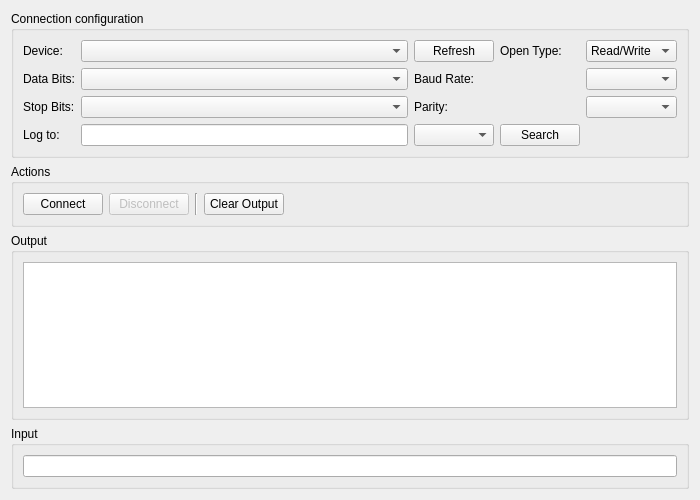
<?xml version="1.0" encoding="UTF-8"?>
<ui version="4.0">
 <class>TerminalWindow</class>
 <widget class="QWidget" name="TerminalWindow">
  <property name="windowModality">
   <enum>Qt::NonModal</enum>
  </property>
  <property name="geometry">
   <rect>
    <x>0</x>
    <y>0</y>
    <width>700</width>
    <height>500</height>
   </rect>
  </property>
  <property name="sizePolicy">
   <sizepolicy hsizetype="Preferred" vsizetype="Preferred">
    <horstretch>0</horstretch>
    <verstretch>0</verstretch>
   </sizepolicy>
  </property>
  <property name="windowTitle">
   <string>Terminal</string>
  </property>
  <layout class="QVBoxLayout" name="verticalLayout">
   <property name="sizeConstraint">
    <enum>QLayout::SetDefaultConstraint</enum>
   </property>
   <item>
    <widget class="QGroupBox" name="groupBox">
     <property name="title">
      <string>Connection configuration</string>
     </property>
     <layout class="QGridLayout" name="gridLayout">
      <item row="3" column="1">
       <widget class="QLineEdit" name="leLogFilePath">
        <property name="readOnly">
         <bool>true</bool>
        </property>
       </widget>
      </item>
      <item row="3" column="2">
       <widget class="QComboBox" name="cbLogType"/>
      </item>
      <item row="3" column="0">
       <widget class="QLabel" name="label_7">
        <property name="text">
         <string>Log to:</string>
        </property>
       </widget>
      </item>
      <item row="1" column="4">
       <widget class="QComboBox" name="cbBaudRate"/>
      </item>
      <item row="0" column="0">
       <widget class="QLabel" name="label">
        <property name="text">
         <string>Device:</string>
        </property>
       </widget>
      </item>
      <item row="0" column="1">
       <widget class="QComboBox" name="cbDeviceList">
        <property name="sizePolicy">
         <sizepolicy hsizetype="Preferred" vsizetype="Fixed">
          <horstretch>0</horstretch>
          <verstretch>0</verstretch>
         </sizepolicy>
        </property>
       </widget>
      </item>
      <item row="2" column="2">
       <widget class="QLabel" name="label_6">
        <property name="text">
         <string>Parity:</string>
        </property>
       </widget>
      </item>
      <item row="1" column="2">
       <widget class="QLabel" name="label_3">
        <property name="text">
         <string>Baud Rate:</string>
        </property>
       </widget>
      </item>
      <item row="2" column="1">
       <widget class="QComboBox" name="cbStopBits"/>
      </item>
      <item row="2" column="4">
       <widget class="QComboBox" name="cbParity"/>
      </item>
      <item row="0" column="2">
       <widget class="QPushButton" name="btRefreshDeviceList">
        <property name="text">
         <string>Refresh</string>
        </property>
       </widget>
      </item>
      <item row="2" column="0">
       <widget class="QLabel" name="label_5">
        <property name="text">
         <string>Stop Bits:</string>
        </property>
       </widget>
      </item>
      <item row="0" column="3">
       <widget class="QLabel" name="label_2">
        <property name="text">
         <string>Open Type:</string>
        </property>
       </widget>
      </item>
      <item row="1" column="0">
       <widget class="QLabel" name="label_4">
        <property name="text">
         <string>Data Bits:</string>
        </property>
       </widget>
      </item>
      <item row="0" column="4">
       <widget class="QComboBox" name="cbOpenType">
        <property name="currentText">
         <string>Read/Write</string>
        </property>
        <item>
         <property name="text">
          <string>Read/Write</string>
         </property>
        </item>
        <item>
         <property name="text">
          <string>Read</string>
         </property>
        </item>
        <item>
         <property name="text">
          <string>Write</string>
         </property>
        </item>
       </widget>
      </item>
      <item row="1" column="1">
       <widget class="QComboBox" name="cbDataBits"/>
      </item>
      <item row="3" column="3">
       <widget class="QPushButton" name="btSearchLogFile">
        <property name="text">
         <string>Search</string>
        </property>
       </widget>
      </item>
     </layout>
    </widget>
   </item>
   <item>
    <widget class="QGroupBox" name="groupBox_4">
     <property name="title">
      <string>Actions</string>
     </property>
     <layout class="QHBoxLayout" name="horizontalLayout_2">
      <item>
       <widget class="QPushButton" name="btConnect">
        <property name="text">
         <string>Connect</string>
        </property>
       </widget>
      </item>
      <item>
       <widget class="QPushButton" name="btDisconnect">
        <property name="enabled">
         <bool>false</bool>
        </property>
        <property name="text">
         <string>Disconnect</string>
        </property>
       </widget>
      </item>
      <item>
       <widget class="Line" name="line">
        <property name="orientation">
         <enum>Qt::Vertical</enum>
        </property>
       </widget>
      </item>
      <item>
       <widget class="QPushButton" name="btClearOutput">
        <property name="text">
         <string>Clear Output</string>
        </property>
       </widget>
      </item>
      <item>
       <spacer name="horizontalSpacer_2">
        <property name="orientation">
         <enum>Qt::Horizontal</enum>
        </property>
        <property name="sizeHint" stdset="0">
         <size>
          <width>40</width>
          <height>20</height>
         </size>
        </property>
       </spacer>
      </item>
     </layout>
    </widget>
   </item>
   <item>
    <widget class="QGroupBox" name="groupBox_2">
     <property name="title">
      <string>Output</string>
     </property>
     <layout class="QVBoxLayout" name="verticalLayout_2">
      <item>
       <widget class="QTextEdit" name="teOutput">
        <property name="readOnly">
         <bool>true</bool>
        </property>
       </widget>
      </item>
     </layout>
    </widget>
   </item>
   <item>
    <widget class="QGroupBox" name="groupBox_3">
     <property name="title">
      <string>Input</string>
     </property>
     <layout class="QVBoxLayout" name="verticalLayout_3">
      <item>
       <widget class="QLineEdit" name="leCommand">
        <property name="readOnly">
         <bool>true</bool>
        </property>
       </widget>
      </item>
     </layout>
    </widget>
   </item>
  </layout>
 </widget>
 <resources/>
 <connections/>
</ui>
